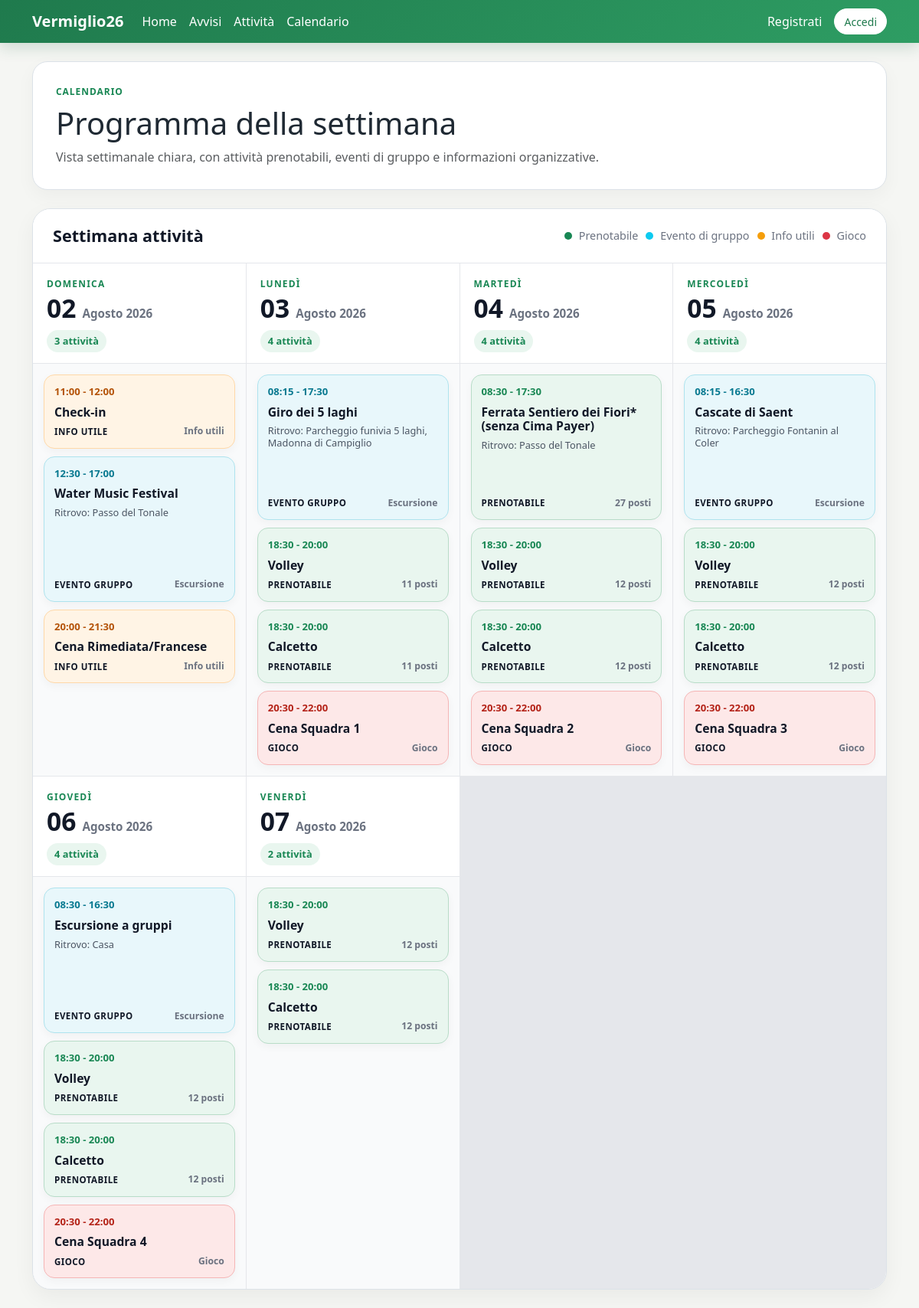
/activities/calendar/, run on the app's committed database.
### activities/models.py (models this page shows, shortened)
class Activity(models.Model):
    title = models.CharField(max_length=200)
    category = models.ForeignKey(
        Category,
        on_delete=models.SET_NULL,
        null=True,
        blank=True,
        related_name="activities"
    )
    description = models.TextField(blank=True)
    image = models.ImageField(
        upload_to="activities/",
        blank=True,
        null=True,
        verbose_name="Immagine"
    )
    date = models.DateField()
    start_time = models.TimeField()
    end_time = models.TimeField(blank=True, null=True)
    meeting_place = models.CharField(max_length=200)
    max_participants = models.PositiveIntegerField(
        blank=True,
        null=True,
        verbose_name="Numero massimo partecipanti"
    )
    price = models.DecimalField(
        max_digits=7,
        decimal_places=2,
        blank=True,
        null=True,
        validators=[
            MinValueValidator(Decimal("0.00"))
        ],
        verbose_name="Prezzo"
    )
    what_to_bring = models.TextField(blank=True)
    requires_booking = models.BooleanField(
        default=True,
        verbose_name="Richiede prenotazione"
    )
    created_by = models.ForeignKey(
        settings.AUTH_USER_MODEL,
        on_delete=models.CASCADE,
        related_name="created_activities"
    )
    created_at = models.DateTimeField(auto_now_add=True)
    updated_at = models.DateTimeField(auto_now=True)
    class Meta:
        verbose_name_plural = "Activities"
    @property
    def booked_count(self):
        return self.bookings.count()
    @property
    def available_spots(self):
        if not self.requires_booking:
            return None
        if self.max_participants is None:
            return None
        return self.max_participants - self.booked_count
    @property
    def is_full(self):
        if not self.requires_booking:
            return False
        if self.available_spots is None:
            return False
        return self.available_spots <= 0
    @property
    def is_almost_full(self):
        if not self.requires_booking:
            return False
        if self.available_spots is None:
            return False
        return not self.is_full and self.available_spots <= 3

class Category(models.Model):
    name = models.CharField(max_length=100, unique=True)
    description = models.TextField(blank=True)
    class Meta:
        verbose_name_plural = "Categories"

### activities/views.py (the view)
# urls.py: path("calendar/", views.activity_calendar, name="activity_calendar"),
def activity_calendar(request):
    restricted_redirect = registration_only_redirect(request)
    if restricted_redirect:
        return restricted_redirect
    activities = Activity.objects.all().order_by(
        "date",
        "start_time"
    )
    activities_by_date = {}
    for activity in activities:
        activity_start = datetime.combine(
            activity.date,
            activity.start_time
        )
        if activity.end_time:
            activity_end = datetime.combine(
                activity.date,
                activity.end_time
            )
        else:
            activity_end = activity_start + timedelta(hours=3)
        duration_minutes = int(
            (activity_end - activity_start).total_seconds() / 60
        )
        activity.duration_minutes = duration_minutes
        if duration_minutes <= 120:
            activity.duration_class = "duration-short"
        elif duration_minutes <= 240:
            activity.duration_class = "duration-medium"
        else:
            activity.duration_class = "duration-long"
        if activity.date not in activities_by_date:
            activities_by_date[activity.date] = []
        activities_by_date[activity.date].append(activity)
    context = {
        "activities_by_date": activities_by_date
    }
    return render(request, "activities/activity_calendar.html", context)

### accounts/context_processors.py (called while the page is built)
def registration_only_mode(request):
    return {
        "registration_only_mode": getattr(settings, "REGISTRATION_ONLY_MODE", False)
    }

### activities/views.py (called while the page is built)
def registration_only_redirect(request):
    registration_only_mode = getattr(settings, "REGISTRATION_ONLY_MODE", False)
    if not registration_only_mode:
        return None
    if request.user.is_authenticated and request.user.is_staff:
        return None
    if request.user.is_authenticated:
        return redirect("accounts:registration_complete")
    return redirect("accounts:register")

### templates/activities/activity_calendar.html (shortened to what this page needs)
{% extends "base.html" %}
{% block content %}
    <section class="page-header mb-4">
        <div>
            <p class="section-label mb-2">Calendario</p>
            <h1 class="mb-2">
                Programma della settimana
            </h1>
            <p class="text-muted mb-0">
                Vista settimanale chiara, con attività prenotabili, eventi di gruppo e informazioni organizzative.
            </p>
        </div>
    </section>
    {% if activities_by_date %}
        <section class="weekly-calendar-page">
            <div class="weekly-calendar-shell">
                <div class="weekly-calendar-topbar">
                    <h2>
                        Settimana attività
                    </h2>
                    <div class="weekly-calendar-legend">
                        <span>
                            <span class="legend-dot legend-bookable"></span>
                            Prenotabile
                        </span>
                        <span>
                            <span class="legend-dot legend-group"></span>
                            Evento di gruppo
                        </span>
                        <span>
                            <span class="legend-dot legend-info"></span>
                            Info utili
                        </span>
                        <span>
                            <span class="legend-dot legend-game"></span>
                            Gioco
                        </span>
                    </div>
                </div>
                <div class="week-grid">
                    {% for date, activities in activities_by_date.items %}
                        <article class="day-column">
                            <header class="day-header">
                                <div class="day-name">
                                    {{ date|date:"l" }}
                                </div>
                                <div class="day-date">
                                    <span class="day-number">
                                        {{ date|date:"d" }}
                                    </span>
                                    <span class="day-month">
                                        {{ date|date:"F Y" }}
                                    </span>
                                </div>
                                <span class="day-count">
                                    {{ activities|length }} attività
                                </span>
                            </header>
                            <div class="events-list">
                                {% for activity in activities %}
                                    <a
                                        href="{% url 'activities:activity_detail' activity.pk %}"
                                        class="calendar-event {{ activity.duration_class }} {% if activity.category and activity.category.name == 'Gioco' %}calendar-event-game{% elif activity.category and activity.category.name == 'Info utili' %}calendar-event-info{% elif activity.requires_booking %}calendar-event-bookable{% else %}calendar-event-group{% endif %}"
                                    >
                                        <div>
                                            <div class="event-time">
                                                {{ activity.start_time|time:"H:i" }}
                                                {% if activity.end_time %}
                                                    - {{ activity.end_time|time:"H:i" }}
                                                {% else %}
                                                    - durata stimata 3h
                                                {% endif %}
                                            </div>
                                            <div class="event-title">
                                                {{ activity.title }}
                                            </div>
                                            {% if activity.duration_minutes > 120 %}
                                                <div class="event-meta">
                                                    Ritrovo: {{ activity.meeting_place }}
                                                </div>
                                            {% endif %}
                                        </div>
                                        <div class="event-footer">
                                            <span class="event-type">
                                                {% if activity.category and activity.category.name == "Gioco" %}
                                                    Gioco
                                                {% elif activity.category and activity.category.name == "Info utili" %}
                                                    Info utile
                                                {% elif activity.requires_booking %}
                                                    Prenotabile
                                                {% else %}
                                                    Evento gruppo
                                                {% endif %}
                                            </span>
                                            {% if activity.category and activity.category.name == "Info utili" %}
                                                <span class="event-extra">
                                                    {{ activity.category.name }}
                                                </span>
                                            {% elif activity.requires_booking %}
                                                <span class="event-extra">
                                                    {% if activity.is_full %}
                                                        Completa
                                                    {% elif activity.is_almost_full %}
                                                        Quasi piena
                                                    {% else %}
                                                        {{ activity.available_spots }} posti
                                                    {% endif %}
                                                </span>
                                            {% elif activity.category %}
                                                <span class="event-extra">
                                                    {{ activity.category.name }}
                                                </span>
                                            {% endif %}
                                        </div>
                                    </a>
                                {% empty %}
                                    <div class="empty-day">
                                        Nessuna attività.
                                    </div>
                                {% endfor %}
                            </div>
                        </article>
                    {% endfor %}
                </div>
            </div>
        </section>
    {% endif %}
{% endblock %}

### static/css/style.css (style rules this page uses)
body { background-color: #f5f6f3; color: #1f2933; }
.section-label { color: #198754; font-weight: 700; font-size: 0.75rem; letter-spacing: 0.08em; text-transform: uppercase; margin-bottom: 8px; }
.page-header { background-color: #ffffff; border: 1px solid #dce2e8; border-radius: 20px; padding: 30px; display: flex; justify-content: space-between; gap: 24px; align-items: center; box-shadow: 0 8px 24px rgba(0, 0, 0, 0.04); }

### templates/activities/activity_calendar.html (style rules this page uses)
.weekly-calendar-page { display: flex; flex-direction: column; gap: 22px; }
.weekly-calendar-shell { background-color: #ffffff; border: 1px solid #dce2e8; border-radius: 24px; box-shadow: 0 10px 28px rgba(0, 0, 0, 0.05); overflow: hidden; }
.weekly-calendar-topbar { display: flex; justify-content: space-between; align-items: center; gap: 18px; padding: 22px 26px; border-bottom: 1px solid #e5e7eb; background-color: #ffffff; }
.weekly-calendar-topbar h2 { margin: 0; font-size: 1.35rem; font-weight: 800; color: #111827; }
.weekly-calendar-legend { display: flex; flex-wrap: wrap; gap: 10px; align-items: center; color: #6b7280; font-size: 0.9rem; }
.legend-dot { width: 10px; height: 10px; display: inline-block; border-radius: 999px; margin-right: 5px; }
.legend-bookable { background-color: #198754; }
.legend-group { background-color: #0dcaf0; }
.legend-info { background-color: #f59e0b; }
.legend-game { background-color: #dc3545; }
.week-grid { display: grid; grid-template-columns: repeat(auto-fit, minmax(230px, 1fr)); background-color: #e5e7eb; gap: 1px; }
.day-column { background-color: #f9fafb; min-height: 430px; display: flex; flex-direction: column; }
.day-header { background-color: #ffffff; padding: 18px 18px 14px; border-bottom: 1px solid #e5e7eb; }
.day-name { color: #198754; font-size: 0.75rem; font-weight: 800; letter-spacing: 0.1em; text-transform: uppercase; margin-bottom: 6px; }
.day-date { display: flex; align-items: baseline; gap: 8px; }
.day-number { font-size: 2.1rem; line-height: 1; font-weight: 850; color: #111827; }
.day-month { color: #6b7280; font-size: 0.95rem; font-weight: 600; }
.day-count { display: inline-flex; margin-top: 10px; padding: 5px 10px; border-radius: 999px; background-color: #e9f6ef; color: #198754; font-size: 0.8rem; font-weight: 700; }
.events-list { display: flex; flex-direction: column; gap: 10px; padding: 14px; }
.calendar-event { display: flex; flex-direction: column; justify-content: space-between; border-radius: 14px; padding: 12px 13px; text-decoration: none; color: #111827; border: 1px solid transparent; box-shadow: 0 4px 12px rgba(0, 0, 0, 0.04); transition: transform 0.12s ease, box-shadow 0.12s ease; }
.duration-short { min-height: 82px; }
.duration-long { min-height: 190px; }
.calendar-event-bookable { background-color: #e9f6ef; border-color: #b8dcc8; }
.calendar-event-group { background-color: #e8f7fb; border-color: #aee3ee; }
.calendar-event-info { background-color: #fff4e5; border-color: #ffd8a8; }
.calendar-event-game { background-color: #fde8e8; border-color: #f5b5b5; }
.event-time { font-size: 0.82rem; font-weight: 800; color: #198754; margin-bottom: 7px; }
.calendar-event-group .event-time { color: #087990; }
.calendar-event-info .event-time { color: #b45309; }
.calendar-event-game .event-time { color: #b42318; }
.event-title { font-size: 0.98rem; font-weight: 800; line-height: 1.2; margin-bottom: 7px; }
.event-footer { display: flex; justify-content: space-between; align-items: center; gap: 8px; flex-wrap: wrap; margin-top: auto; }
.event-type { font-size: 0.72rem; font-weight: 800; text-transform: uppercase; letter-spacing: 0.04em; }
.event-extra { font-size: 0.76rem; font-weight: 700; color: #6b7280; }
.event-meta { color: #4b5563; font-size: 0.8rem; line-height: 1.25; margin-bottom: 8px; }

### data on the page
Activity: date "DOMENICA", date "02", date "Agosto 2026", activities "3", start_time "11:00", end_time "12:00", title "Check-in", shows "INFO UTILE", category.name "Info utili"
Activity: start_time "12:30", end_time "17:00", title "Water Music Festival", meeting_place "Passo del Tonale", requires_booking "EVENTO GRUPPO", category.name "Escursione"
Activity: start_time "20:00", end_time "21:30", title "Cena Rimediata/Francese", shows "INFO UTILE", category.name "Info utili"
Activity: date "LUNEDÌ", date "03", date "Agosto 2026", activities "4", start_time "08:15", end_time "17:30", title "Giro dei 5 laghi", meeting_place "Parcheggio funivia 5 laghi, Madonna di Campiglio", requires_booking "EVENTO GRUPPO", category.name "Escursione"
Activity: start_time "18:30", end_time "20:00", title "Volley", shows "PRENOTABILE", available_spots "11"
Activity: start_time "18:30", end_time "20:00", title "Calcetto", shows "PRENOTABILE", available_spots "11"
Activity: start_time "20:30", end_time "22:00", title "Cena Squadra 1", shows "GIOCO", category.name "Gioco"
Activity: date "MARTEDÌ", date "04", date "Agosto 2026", activities "4", start_time "08:30", end_time "17:30", title "Ferrata Sentiero dei Fiori* (senza Cima Payer)", meeting_place "Passo del Tonale", shows "PRENOTABILE", available_spots "27"
Activity: start_time "18:30", end_time "20:00", title "Volley", shows "PRENOTABILE", available_spots "12"
Activity: start_time "18:30", end_time "20:00", title "Calcetto", shows "PRENOTABILE", available_spots "12"
Activity: start_time "20:30", end_time "22:00", title "Cena Squadra 2", shows "GIOCO", category.name "Gioco"
Activity: date "MERCOLEDÌ", date "05", date "Agosto 2026", activities "4", start_time "08:15", end_time "16:30", title "Cascate di Saent", meeting_place "Parcheggio Fontanin al Coler", requires_booking "EVENTO GRUPPO", category.name "Escursione"
Activity: start_time "18:30", end_time "20:00", title "Volley", shows "PRENOTABILE", available_spots "12"
Activity: start_time "18:30", end_time "20:00", title "Calcetto", shows "PRENOTABILE", available_spots "12"
Activity: start_time "20:30", end_time "22:00", title "Cena Squadra 3", shows "GIOCO", category.name "Gioco"
Activity: date "GIOVEDÌ", date "06", date "Agosto 2026", activities "4", start_time "08:30", end_time "16:30", title "Escursione a gruppi", meeting_place "Casa", requires_booking "EVENTO GRUPPO", category.name "Escursione"
Activity: start_time "18:30", end_time "20:00", title "Volley", shows "PRENOTABILE", available_spots "12"
Activity: start_time "18:30", end_time "20:00", title "Calcetto", shows "PRENOTABILE", available_spots "12"
Activity: start_time "20:30", end_time "22:00", title "Cena Squadra 4", shows "GIOCO", category.name "Gioco"
Activity: date "VENERDÌ", date "07", date "Agosto 2026", activities "2", start_time "18:30", end_time "20:00", title "Volley", shows "PRENOTABILE", available_spots "12"
Activity: start_time "18:30", end_time "20:00", title "Calcetto", shows "PRENOTABILE", available_spots "12"
